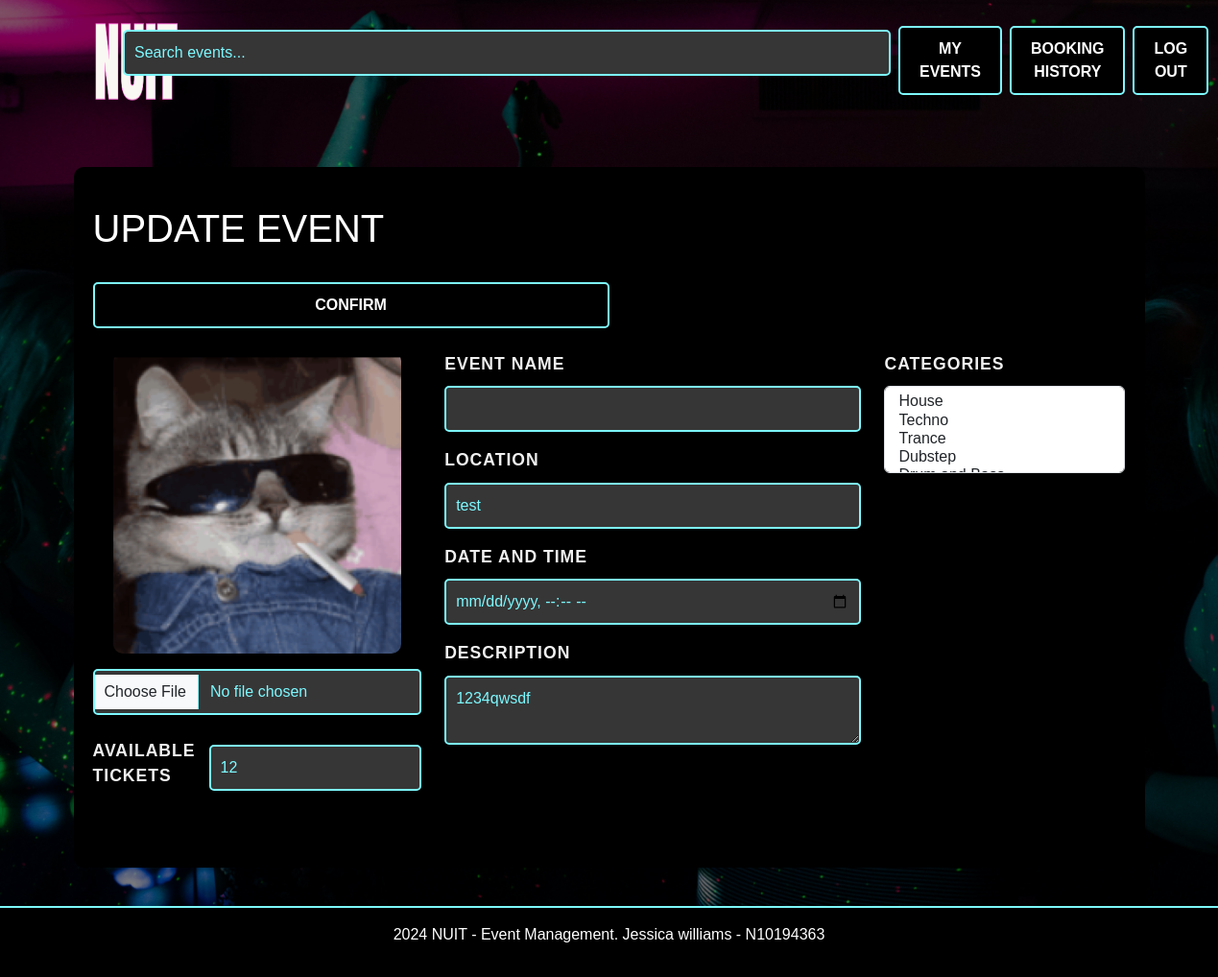
The page /update-event/1 (signed in) on the database as committed earlier.
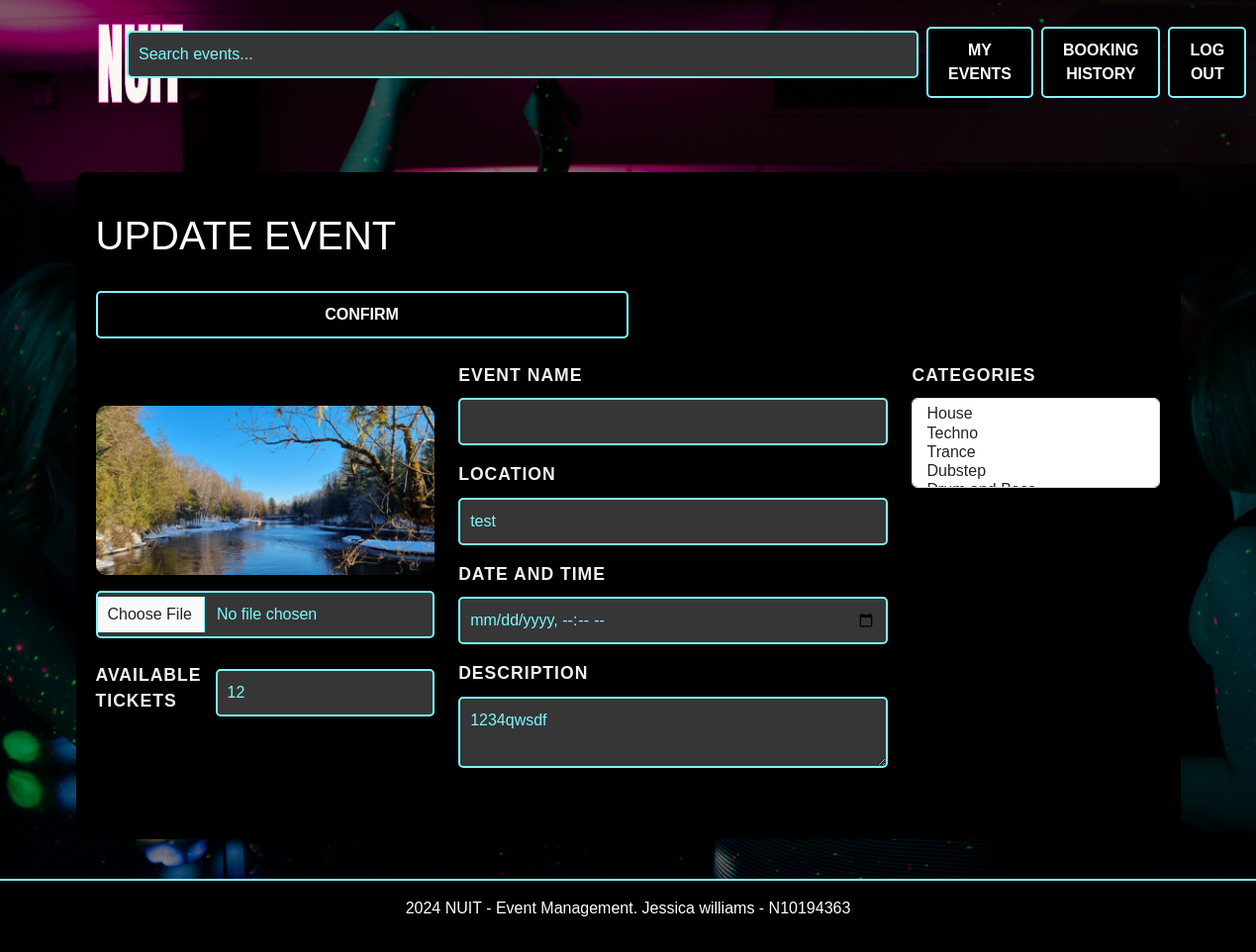
The same page on the database as committed later.
### website/models.py (models this page shows)
class Event(db.Model):
    id = db.Column(db.Integer, primary_key=True)
    name = db.Column(db.String(100), nullable=False)
    location = db.Column(db.String(100), nullable=False)
    date = db.Column(db.DateTime, nullable=False)
    description = db.Column(db.Text, nullable=True)
    available_tickets = db.Column(db.Integer, nullable=False)
    categories = db.Column(db.String(200), nullable=False)
    image = db.Column(db.String(100), nullable=True)
    creator_id = db.Column(db.Integer, db.ForeignKey('user.id'), nullable=False)
    comments = db.relationship('Comment', backref='event', lazy=True)
    bookings = db.relationship('Booking', backref='event', lazy=True)

### website/events.py (the view, shortened to what this page needs)
@event_bp.route('/update-event/<int:event_id>', methods=['GET', 'POST'])
@login_required
def update_event(event_id):
    event = Event.query.get_or_404(event_id)
    if event.creator_id != current_user.id:
        flash("You can only edit your own events, naughty! 😡", "danger")
        return redirect(url_for('main.index'))
    event_form = EventForm(obj=event)
    return render_template('update_event.html', event_form=event_form, event=event)

### website/forms.py
class EventForm(FlaskForm):
    event_name = StringField("Event Name", validators=[InputRequired()])
    location = StringField("Location", validators=[InputRequired()])
    date_time = DateTimeField("Date and Time", format='%Y-%m-%dT%H:%M', validators=[InputRequired()])
    description = TextAreaField("Description", validators=[InputRequired()])
    available_tickets = IntegerField("Available Tickets", validators=[InputRequired(), NumberRange(min=1, message="Must be a positive number")])
    image = FileField("Image", validators=[InputRequired()])
    categories= SelectMultipleField("categories", choices=[
        ('House', 'House'),
        ('Techno', 'Techno'),
        ('Trance', 'Trance'),
        ('Dubstep', 'Dubstep'),
        ('Drum and Bass', 'Drum and Bass'),
        ('Electro', 'Electro'),
        ('Future Bass', 'Future Bass'),
        ('Trap', 'Trap'),
        ('Glitch Hop', 'Glitch Hop'),
        ('Chillwave', 'Chillwave')
    ], validators=[InputRequired()])
    submit = SubmitField("Confirm")

### website/templates/update_event.html (shortened to what this page needs)
{% extends "base.html" %} {% from "bootstrap5/form.html" import render_form %}
{% block content %}
<div class="container mt-5">
  <div class="section-background">
    <div class="row d-flex justify-content-between align-items-center">
      <div class="col-md-6">
        <h1>UPDATE EVENT</h1>
      </div>
    </div>
    <form
      method="POST"
      action="{{ url_for('event_bp.update_event', event_id=event.id) }}"
      enctype="multipart/form-data"
    >
      <div class="col-md-6 d-flex justify-content-end mt-4">
        {{ event_form.submit(class="btn btn-primary w-100") }}
      </div>
      <div class="row d-flex align-items-stretch mt-4">
        <div
          class="col-md-4 d-flex flex-column justify-content-center align-items-center"
        >
          <img
            src="{{ url_for('static', filename=event.image.replace('website/static/', '')) }}"
            alt="Event Image"
            class="img-fluid"
            style="max-width: 100%; border-radius: 10px"
          />
          <div class="mt-3" style="width: 100%; text-align: center">
            {{ event_form.image(class="form-control") }}
          </div>
          <div
            class="mb-3 mt-4 d-flex align-items-center justify-content-between"
            style="width: 100%"
          >
            {{ event_form.available_tickets.label(class="form-label") }} {{
            event_form.available_tickets(class="form-control", min="1") }}
          </div>
        </div>
        <div class="col-md-5 d-flex flex-column">
          <div class="mb-3">
            {{ event_form.event_name.label(class="form-label") }} {{
            event_form.event_name(class="form-control") }}
          </div>
          <div class="mb-3">
            {{ event_form.location.label(class="form-label") }} {{
            event_form.location(class="form-control") }}
          </div>
          <div class="mb-3">
            {{ event_form.date_time.label(class="form-label") }} {{
            event_form.date_time(class="form-control", type="datetime-local") }}
          </div>
          <div class="mb-3">
            {{ event_form.description.label(class="form-label") }} {{
            event_form.description(class="form-control") }}
          </div>
        </div>
        <div class="col-md-3">
          {{ event_form.categories.label(class="form-label") }} {{
          event_form.categories(class="form-select", multiple=True) }}
        </div>
      </div>
    </form>
  </div>
</div>
{% endblock %}

Rows that differ between the two databases and show on the page:
changed Event "test": image: a different picture
